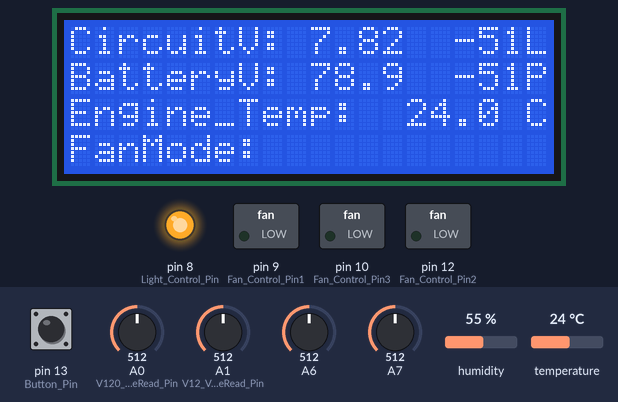
A sketch run on a simulated Arduino Nano, built with avr-gcc and run on an emulated ATmega328P. Parts: 20×4 character LCD, switched loads named in the sketch (green lamp = pin HIGH), output pins drawn as LEDs (lit = HIGH). Inputs (shaded band) come from the test bench; at power-on: pin 13 (Button_Pin) LOW, temperature 24 °C, A0 (V120_VoltageRead_Pin) = 512, A1 (V12_VoltageRead_Pin) = 512, A6 = 512, A7 = 512, humidity 55 %.

Above: at 2.6 s.
2.7 s: pin 13 (Button_Pin) pulled HIGH for 0.15 s
At 3.7 s:
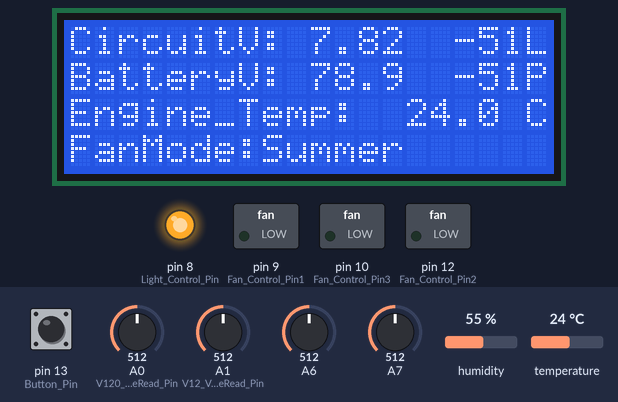
4.3 s: pin 13 (Button_Pin) pulled HIGH for 1 s
At 6.5 s:
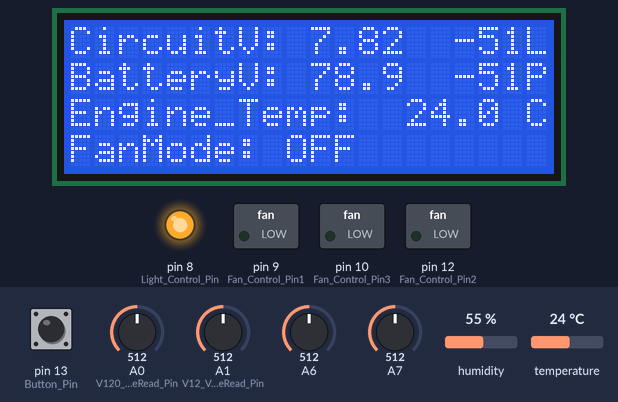
6.8 s: pin 13 (Button_Pin) pulled HIGH for 0.15 s
At 7.8 s:
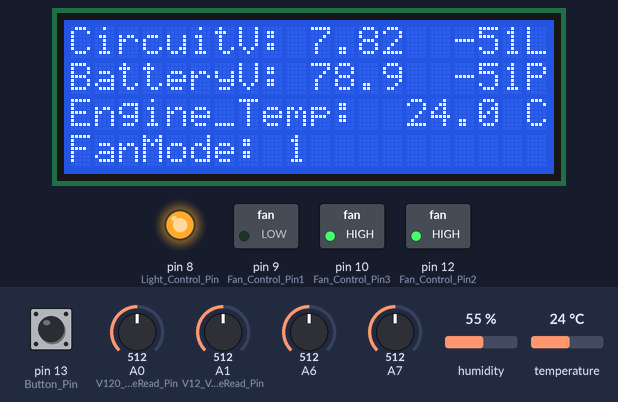
8.4 s: pin 13 (Button_Pin) pulled HIGH for 0.15 s
At 9.4 s:
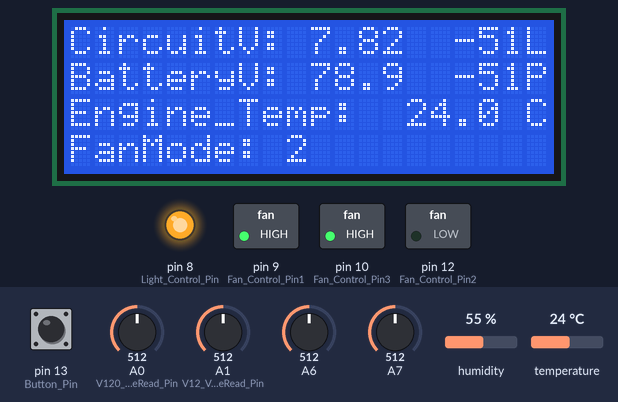
10.0 s: temperature set to 12 °C
At 11.1 s:
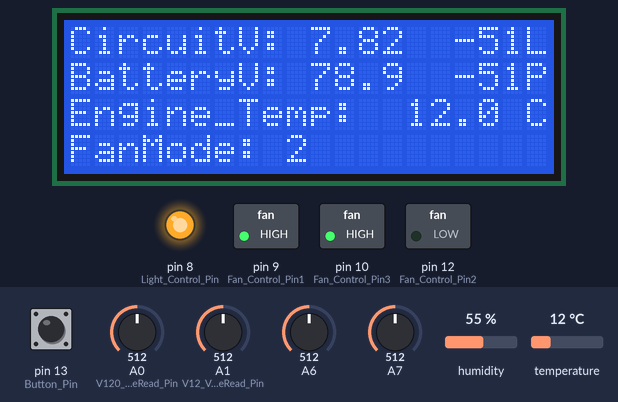
11.6 s: A0 (V120_VoltageRead_Pin) set to 716
At 13.4 s:
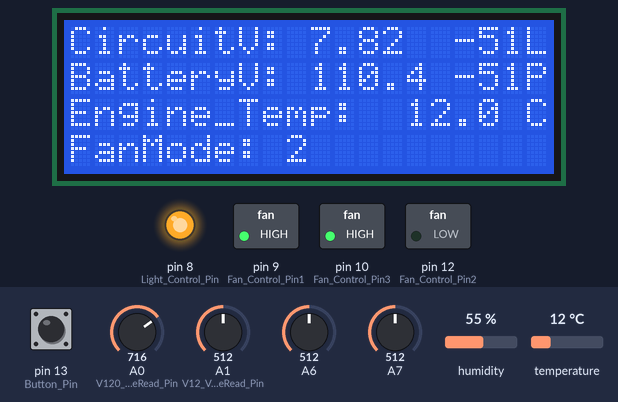
Timing chart, 0 to 14.6 s (numbered marks = the images above; inputs shaded):
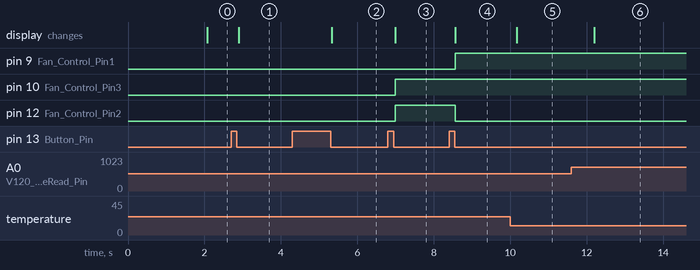

The sketch:

Arduino2-BackController.ino
```cpp
//    Version 2.4

#include <AM2320.h>
#include <LiquidCrystal_I2C.h>

// constants
//#define Debug                       //Comment this line in final version
#define V120_VoltageRead_Pin    A0
#define V12_VoltageRead_Pin     A1
#define Fan_Control_Pin1        9       //Minimum Power
#define Fan_Control_Pin2        12      //Medium  Power
#define Fan_Control_Pin3        10      //Maximum Power
#define Light_Control_Pin       8
#define Button_Pin              13      //D13
#define Reference_Value         5       //You can check it at pin "REF"
#define Correction_Coefficient  1,01145 //corrects


//data
unsigned long button_click_time;
unsigned long loop_saved_time;
uint16_t  battery_voltage;     //*100
uint16_t  circuit_voltage;     //*100
//battery_current;
//circuit_current;
float  engine_temp;
float  engine_humidity;
float  driver_temp;
uint8_t  engine_fan_mode;
uint8_t  engine_fan_current_level;
bool  brake;
bool  driver_fan;
bool  engine;
bool  back_light;
struct customMode {uint8_t i1,i2,i3;} custom_fan_mode;


//List of Functions
void lcdSetup (void);
void showDataOnLcd (void);
void meassureVoltage (void);
int Read_Pin_Temp(const int Pin);
void fanControl (uint8_t mode);
uint8_t automaticMode (float,float,float);
void buttonControl(void);
void printFanModeName (int8_t mode);


//Debug Functints
void DebugFunctionSet();

#ifdef Debug
void codeSpeed (const unsigned long A,const unsigned long B,unsigned long &Time);
extern unsigned int __bss_end;
extern unsigned int __heap_start;
extern void *__brkval;
extern "C" {
  int freeMemory()
  {
    int free_memory;
    if((int)__brkval == 0)
      free_memory = ((int)&free_memory) - ((int)&__bss_end);
    else
      free_memory = ((int)&free_memory) - ((int)__brkval);
    return free_memory;
  }
}
#endif

enum fanModeName
{
  off,
  minimum,
  medium,
  maximum,
  winter,
  normal,
  summer,
  custom
};


// setup
TwoWire twoWire;
AM2320 sensor(&twoWire);
LiquidCrystal_I2C lcd(0x27,20,4);


void setup()
{
  pinMode(Fan_Control_Pin1,OUTPUT);
  pinMode(Fan_Control_Pin2,OUTPUT);
  pinMode(Fan_Control_Pin3,OUTPUT);
  pinMode(Button_Pin,INPUT);
  pinMode(Light_Control_Pin,OUTPUT);
  digitalWrite(Light_Control_Pin,HIGH);

  back_light = 1;
  engine_fan_mode=normal;
  button_click_time=0;
  engine_fan_current_level=0;

  twoWire.begin();          //is it necessary?
  //Serial.begin(38400);
  lcdSetup();
  delay (1000);
}


void loop()
{
  unsigned long Time=millis();
  sensor.Read();
  engine_temp=sensor.cTemp;
  meassureVoltage();
  buttonControl();
  fanControl(engine_fan_mode);

  if(Time>(loop_saved_time+2000))
  {
    showDataOnLcd();
    loop_saved_time=Time;
  }

//  delay(RefreshTime);
}

void lcdSetup (void)
{
  lcd.init();
  lcd.backlight();

  lcd.setCursor(0,0);
  lcd.print("CircuitV: ");
  lcd.setCursor(19,0);
  lcd.print("L");

  lcd.setCursor(0,1);
  lcd.print("BatteryV: ");
  lcd.setCursor(19,1);
  lcd.print("P");

  lcd.setCursor(0,2);
  lcd.print("Engine_Temp: ");
  lcd.setCursor(19,2);
  lcd.print("C");

  lcd.setCursor(0,3);
  lcd.print("FanMode:");

}

void showDataOnLcd (void)
{
  float output;

  lcd.setCursor(10,0);
  output=circuit_voltage;
  lcd.print(output/100,2);

  lcd.setCursor(10,1);
  output=battery_voltage;
  lcd.print(output/10,1);

  lcd.setCursor(14,2);
  lcd.print(engine_temp,1);
  if(engine_temp<10000)
    lcd.print(" ");

  lcd.setCursor(16,0);
  lcd.print(Read_Pin_Temp(A6));
  lcd.setCursor(16,1);
  lcd.print(Read_Pin_Temp(A7));
}

void  meassureVoltage (void)
{
  float p,P,R1,R2,X = 0;

          // Circut Voltage
  p =analogRead(V12_VoltageRead_Pin);     // read pin p=(0~~1023)
  P = (p*Reference_Value /1023);          // change value of p to voltage (0V - ~5V)
  R1 = 9850;
  R2 = 4630;
  X = (P* (R1+R2)/R2);                    // calculate X
  X*=100;
  circuit_voltage = X;                    // save value into circuit_voltage

          // Battery Voltage
  p =analogRead(V120_VoltageRead_Pin);
  P = (p*Reference_Value /1023);
  R1 = 99570;
  R2 = 3258;
  X = (P* (R1+R2)/R2);
  X*=10;
  X*=Correction_Coefficient;
  battery_voltage = X;
}

int Read_Pin_Temp(const int Pin)
{
  // 1023p = ref mV
  // analogRead(A1)p = x mV
  // x = ref*analogRead(A1)/1023
  float V = (Reference_Value*analogRead(Pin))/1023;  // voltage in mV

  V *= 0.1;
  V -= 50;
  //500mV => 0*C
  //+10mV => +1*C
  return (int)V-2;
  //100mV => -40*C //minimum
}

void fanControl (uint8_t mode)
{
  if(mode==engine_fan_current_level)
    return;
  switch(mode)
  {
    case off:
      digitalWrite(Fan_Control_Pin1,HIGH);
      digitalWrite(Fan_Control_Pin2,HIGH);
      digitalWrite(Fan_Control_Pin3,HIGH);
      engine_fan_current_level=0;
      break;
    case minimum:
      digitalWrite(Fan_Control_Pin1,LOW);
      digitalWrite(Fan_Control_Pin2,HIGH);
      digitalWrite(Fan_Control_Pin3,HIGH);
      engine_fan_current_level=1;
      break;
    case medium:
      digitalWrite(Fan_Control_Pin1,HIGH);
      digitalWrite(Fan_Control_Pin2,LOW);
      digitalWrite(Fan_Control_Pin3,HIGH);
      engine_fan_current_level=2;
      break;
    case maximum:
      digitalWrite(Fan_Control_Pin1,HIGH);
      digitalWrite(Fan_Control_Pin2,HIGH);
      digitalWrite(Fan_Control_Pin3,LOW);
      engine_fan_current_level=3;
      break;
    case winter:
      fanControl (automaticMode(60,75,90));
      break;
    case normal:
      fanControl (automaticMode(50,70,90));
      break;
    case summer:
      fanControl (automaticMode(40,60,80));
      break;
    case custom:
      fanControl (automaticMode());
      break;
    default:
      engine_fan_mode = 0;
      break;
  }
}

uint8_t automaticMode(float i1, float i2, float i3)
{
  if(engine_temp>i3)
    return 3;
  else if (engine_temp>i2)
    return 2;
  else if (engine_temp>i1)
    return 1;
  else
    return 0;
}

uint8_t automaticMode()
{
  automaticMode (custom_fan_mode.i1, custom_fan_mode.i2, custom_fan_mode.i3);
}

void buttonControl()
{
  switch (digitalRead(Button_Pin))
  {
  case HIGH:                          // button down
    if(button_click_time)               // button is held
      return;                             // do nothing
    else                                // button has been clicked
      button_click_time=millis();         // save the time of click
    break;
  case LOW:                           // button up
    if (button_click_time==0)           //button is untouched
      return;                             // do nothing
    else                                //button is released
    {
      if((millis()-button_click_time)>1500)   // more than 1.5 sec
        {
          if(back_light)                        // if light is on
          {
            digitalWrite(Light_Control_Pin,LOW);  // turn light off
            back_light=false;
          }
          else                                  // if light is off
          {
            digitalWrite(Light_Control_Pin,HIGH); // turn light on
            back_light=true;
          }
        }
        else                                  // less than 1.5 sec
        {
          engine_fan_mode++;                      // chenge mode of engine fan
          if(engine_fan_mode==7)                      // there is 8 modes (0-7)
            engine_fan_mode=0;                        // mode number 7 (custom) not yet available)
          printFanModeName(engine_fan_mode);
        }
      button_click_time=0;                    // end button release section
      return;
    }
  }
}

void printFanModeName (int8_t mode)
{
  lcd.setCursor(8,3);
  switch(mode)
  {
    case off:
      lcd.print(" OFF  ");
      break;
    case minimum:
      lcd.print(" 1    ");
      break;
    case medium:
      lcd.print(" 2    ");
      break;
    case maximum:
      lcd.print(" 3    ");
      break;
    case winter:
      lcd.print("Winter");
      break;
    case normal:
      lcd.print("Normal");
      break;
    case summer:
      lcd.print("Summer");
      break;
    case custom:            // not yet in use
      lcd.print("Custom");
      break;
    default:
      lcd.print(" ERROR");
      break;
  }
}
```

Measured:
- after the input at 2.7 s, the display: changes after 0.19 s (image 1)
- after the input at 4.3 s, the display: changes after 1.0 s (image 2)
- after the input at 6.8 s, pin 10 (Fan_Control_Pin3), pin 12 (Fan_Control_Pin2): LOW → HIGH after 0.19 s; the display: changes after 0.19 s (image 3)
- after the input at 8.4 s, pin 9 (Fan_Control_Pin1): LOW → HIGH after 0.16 s; pin 12 (Fan_Control_Pin2): HIGH → LOW after 0.16 s; the display: changes after 0.16 s (image 4)
- after the input at 10.0 s, the display: changes after 0.18 s (image 5)
- after the input at 11.6 s, the display: changes after 0.60 s (image 6)
